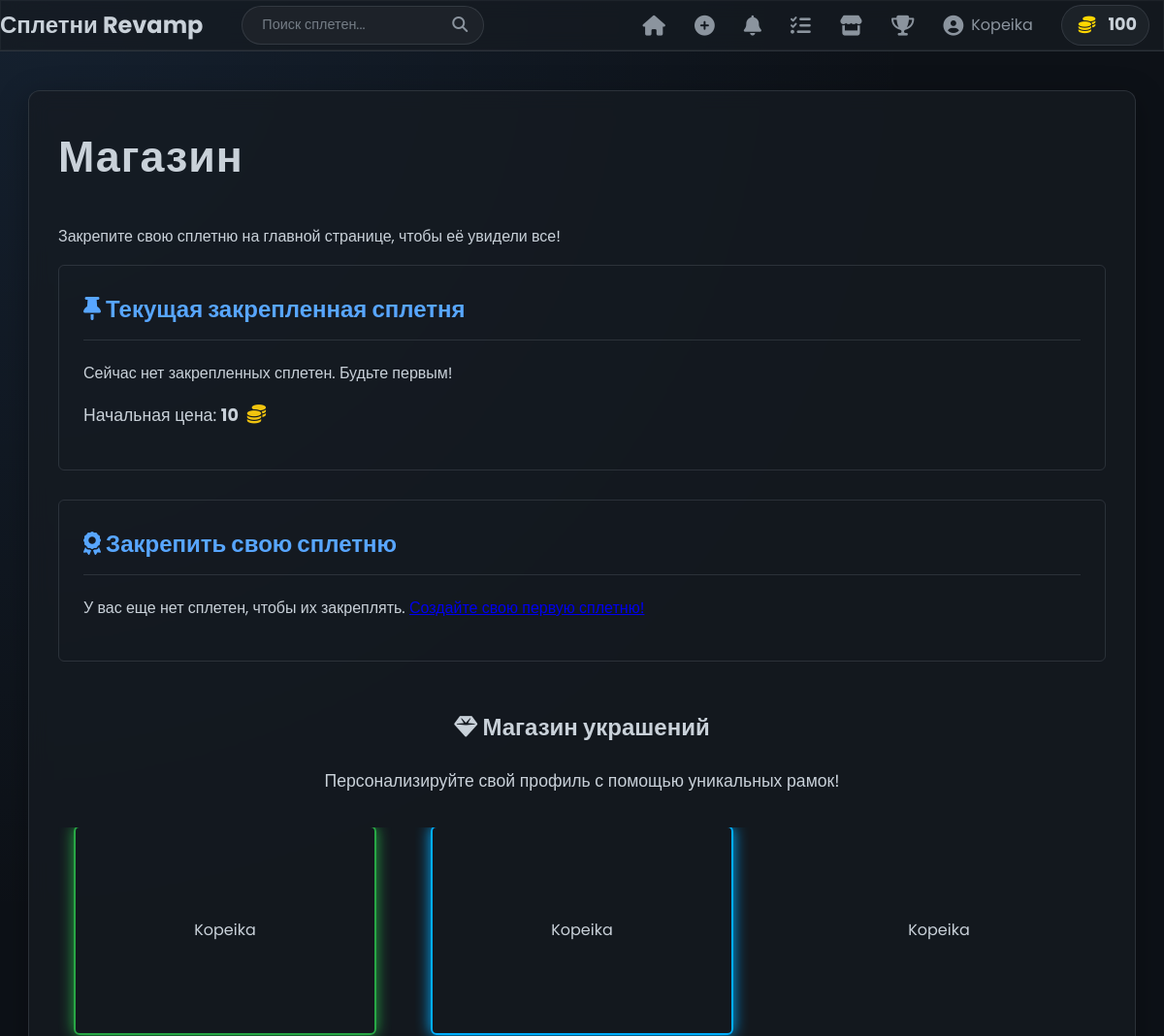
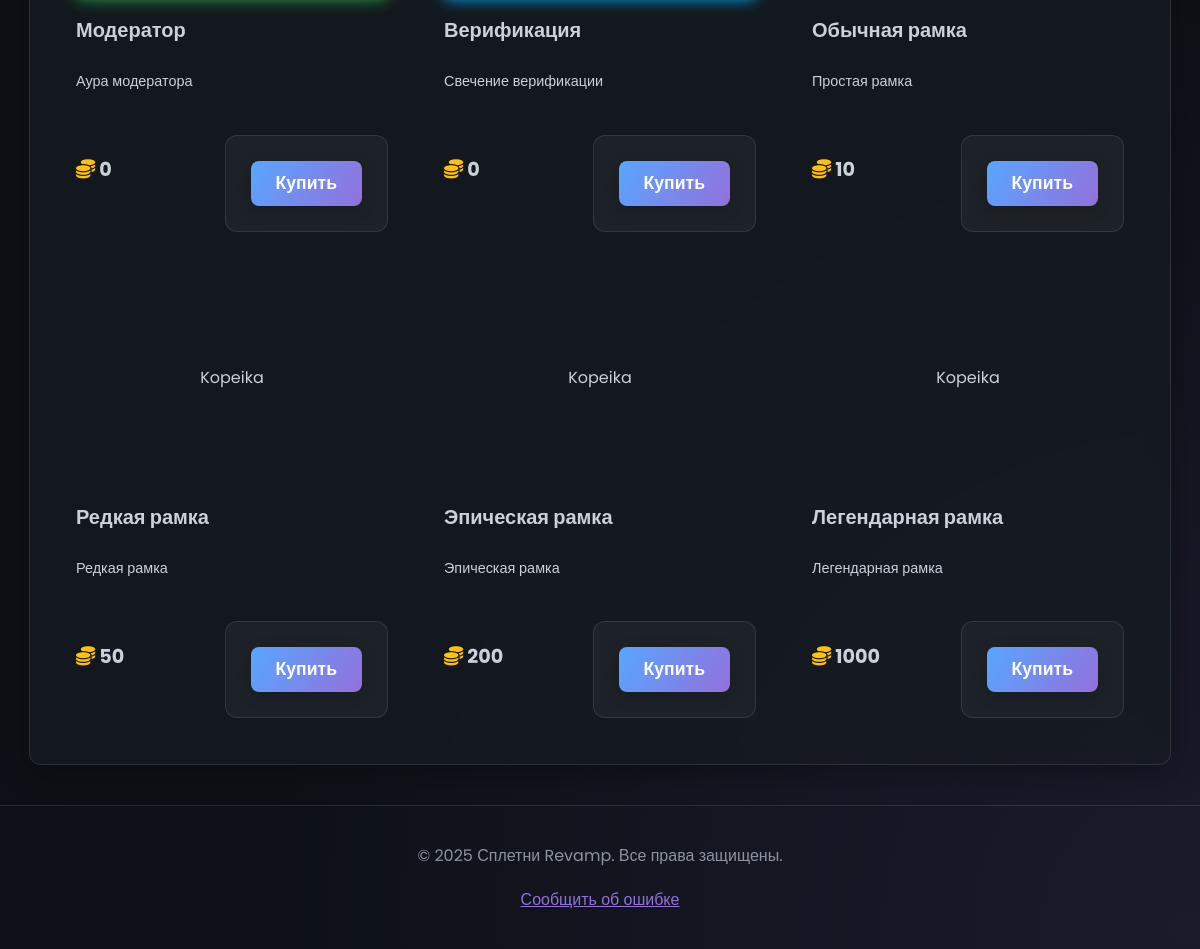
/shop (signed in), run on the app's committed database (2 pictures, top to bottom).
### app.py (models this page shows, shortened)
class User(db.Model, UserMixin):
    id = db.Column(db.Integer, primary_key=True)
    username = db.Column(db.String(20), unique=True, nullable=False)
    password = db.Column(db.String(60), nullable=False)
    date_registered = db.Column(db.DateTime, nullable=False, default=datetime.utcnow)
    is_moderator = db.Column(db.Boolean, default=False)
    is_verified = db.Column(db.Boolean, default=False)
    is_bot = db.Column(db.Boolean, default=False)
    reputation = db.Column(db.Integer, default=0)
    description = db.Column(db.Text, nullable=True)
    gossip_coins = db.Column(db.Integer, default=100)
    pinned_gossip_id = db.Column(db.Integer, db.ForeignKey('gossip.id'), nullable=True)
    active_decoration_id = db.Column(db.Integer, db.ForeignKey('decoration.id'), nullable=True)
    notify_on_like = db.Column(db.Boolean, default=True)
    notify_on_comment = db.Column(db.Boolean, default=True)
    gossips = db.relationship('Gossip', back_populates='author', cascade="all, delete-orphan", foreign_keys='Gossip.user_id')
    comments = db.relationship('Comment', back_populates='author', cascade="all, delete-orphan")
    likes = db.relationship('Like', back_populates='user', cascade="all, delete-orphan")
    comment_likes = db.relationship('CommentLike', back_populates='user', cascade="all, delete-orphan")
    user_quests = db.relationship('UserQuest', back_populates='user', cascade="all, delete-orphan")
    notifications = db.relationship('Notification', back_populates='user', cascade="all, delete-orphan")
    decorations = db.relationship('Decoration', secondary='user_decorations', back_populates='owners')
    votes_cast = db.relationship('ReputationLog', foreign_keys='ReputationLog.voter_id', back_populates='voter', cascade="all, delete-orphan")
    votes_received = db.relationship('ReputationLog', foreign_keys='ReputationLog.target_id', back_populates='target', cascade="all, delete-orphan")
    sent_transactions = db.relationship('CoinTransaction', foreign_keys='CoinTransaction.sender_id', back_populates='sender', cascade="all, delete-orphan")
    received_transactions = db.relationship('CoinTransaction', foreign_keys='CoinTransaction.recipient_id', back_populates='recipient', cascade="all, delete-orphan")
    pinned_gossip = db.relationship('Gossip', foreign_keys=[pinned_gossip_id])
    active_decoration = db.relationship('Decoration', foreign_keys=[active_decoration_id])
    last_seen = db.Column(db.DateTime, default=datetime.utcnow)

class Decoration(db.Model):
    id = db.Column(db.Integer, primary_key=True)
    name = db.Column(db.String(100), nullable=False)
    description = db.Column(db.String(200), nullable=False)
    price = db.Column(db.Integer, nullable=False)
    css_class = db.Column(db.String(50), unique=True, nullable=False) # Класс для применения стилей
    rarity = db.Column(db.String(50), nullable=False, default='common') # 'common', 'rare', 'epic', 'legendary'
    is_purchasable = db.Column(db.Boolean, nullable=False, default=True) # Можно ли купить в магазине
    owners = db.relationship('User', secondary='user_decorations', back_populates='decorations')

### app.py (the view)
@app.route('/shop')
@login_required
def shop():
    pinned_gossip = Gossip.query.filter_by(is_pinned_globally=True).first()
    if pinned_gossip and pinned_gossip.pin_expires_at and pinned_gossip.pin_expires_at < datetime.utcnow():
        pinned_gossip.is_pinned_globally = False
        pinned_gossip = None # Обнуляем, чтобы в шаблон не передать
        db.session.commit()
    user_gossips = Gossip.query.filter_by(user_id=current_user.id).order_by(Gossip.date_posted.desc()).all()
    form = NoCsrfForm()
    all_decorations = Decoration.query.order_by(Decoration.price.asc()).all()
    owned_decorations_ids = {d.id for d in current_user.decorations}
    return render_template('shop.html',
                           pinned_gossip=pinned_gossip,
                           user_gossips=user_gossips,
                           form=form,
                           decorations=all_decorations,
                           owned_decorations_ids=owned_decorations_ids)

### app.py
class NoCsrfForm(FlaskForm):
    pass # Добавил эту строку, чтобы класс не был пустым

### app.py (called while the page is built)
@app.context_processor
def inject_now():
    return {'now': datetime.utcnow()}

@app.before_request
def before_request():
    if current_user.is_authenticated:
        try:
            current_user.last_seen = datetime.utcnow()
        except Exception:
            pass

@app.context_processor
def inject_decorations():
    return {'decorations': Decoration.query.all()}

@login_manager.user_loader
def load_user(user_id):
    return User.query.get(int(user_id))

### templates/shop.html (shortened to what this page needs)
{% extends "base.html" %}
{% block content %}
<main class="container">
    <div class="shop-container">
        <h1 class="page-title">Магазин</h1>
        <p class="page-subtitle">Закрепите свою сплетню на главной странице, чтобы её увидели все!</p>
        <div class="pin-info-card">
            <h2><i class="fas fa-thumbtack"></i> Текущая закрепленная сплетня</h2>
            {% if pinned_gossip %}
                <div class="pinned-gossip">
                    <p class="pinned-title">"{{ pinned_gossip.title }}"</p>
                    <p class="pinned-author">Автор: <a href="{{ url_for('profile', username=pinned_gossip.author.username) }}">{{ pinned_gossip.author.username }}</a></p>
                    <p class="pin-price">Цена перебивки: <strong>{{ pinned_gossip.pin_price * 2 }} <i class="fas fa-coins coin-icon"></i></strong></p>
                    <p class="pin-timer" data-expires="{{ pinned_gossip.pin_expires_at.isoformat() }}Z">
                        Осталось времени: <span class="timer">--:--:--</span>
                    </p>
                </div>
            {% else %}
                <p>Сейчас нет закрепленных сплетен. Будьте первым!</p>
                <p class="pin-price">Начальная цена: <strong>10 <i class="fas fa-coins coin-icon"></i></strong></p>
            {% endif %}
        </div>
        <div class="pin-action-card">
            <h2><i class="fas fa-award"></i> Закрепить свою сплетню</h2>
            {% if user_gossips %}
                <form action="" method="POST" id="pin-form">
                    {{ form.csrf_token }}
                    <div class="form-group">
                        <label for="gossip-select">Выберите сплетню для закрепления:</label>
                        <select name="gossip_id" id="gossip-select" class="form-control">
                            {% for gossip in user_gossips %}
                                <option value="{{ gossip.id }}">{{ gossip.title }}</option>
                            {% endfor %}
                        </select>
                    </div>
                    <button type="submit" class="btn btn-primary btn-lg">
                        {% if pinned_gossip %}
                            Перебить за {{ pinned_gossip.pin_price * 2 }} <i class="fas fa-coins coin-icon"></i>
                        {% else %}
                            Закрепить за 10 <i class="fas fa-coins coin-icon"></i>
                        {% endif %}
                    </button>
                </form>
            {% else %}
                <p>У вас еще нет сплетен, чтобы их закреплять. <a href="{{ url_for('new_gossip') }}">Создайте свою первую сплетню!</a></p>
            {% endif %}
        </div>
    </div>
    <div class="shop-section-header">
        <h2 class="page-title"><i class="fas fa-gem"></i> Магазин украшений</h2>
        <p>Персонализируйте свой профиль с помощью уникальных рамок!</p>
    </div>
    <div class="decorations-grid">
        {% for decoration in decorations %}
        <div class="decoration-card rarity-{{ decoration.rarity }}">
            <div class="decoration-preview">
                <div class="profile-card-preview {{ decoration.css_class }}">
                    <div class="profile-card-preview-header">
                        <span class="profile-card-preview-name">{{ current_user.username }}</span>
                    </div>
                    {% if 'verified' in decoration.css_class or 'moderator' in decoration.css_class %}
                        <div class="particle-container">
                        </div>
                    {% endif %}
                </div>
            </div>
            <div class="decoration-info">
                <h3 class="decoration-name">{{ decoration.name }}</h3>
                <p class="decoration-description">{{ decoration.description }}</p>
                <div class="decoration-footer">
                    <span class="decoration-price"><i class="fas fa-coins"></i> {{ decoration.price }}</span>
                    {% if decoration.id in owned_decorations_ids %}
                        <button class="btn btn-secondary" disabled>Куплено</button>
                    {% else %}
                        <form action="{{ url_for('buy_decoration', decoration_id=decoration.id) }}" method="POST">
                            <button type="submit" class="btn btn-primary">Купить</button>
                        </form>
                    {% endif %}
                </div>
            </div>
        </div>
        {% endfor %}
    </div>
</main>
{% endblock %}

### templates/base.html (shortened to what this page needs)
<!DOCTYPE html>
<html lang="ru">
<head>
    <link rel="stylesheet" href="https://cdnjs.cloudflare.com/ajax/libs/font-awesome/6.5.1/css/all.min.css">
    <link rel="stylesheet" href="{{ url_for('static', filename='style.css') }}">
</head>
<body>
    <header class="main-header">
        <div class="container header-content">
            <div class="header-desktop">
                <div class="header-left">
                    <a href="{{ url_for('home') }}" class="logo">Сплетни Revamp</a>
                    <form action="{{ url_for('search') }}" method="GET" class="search-form">
                        <input type="search" name="q" placeholder="Поиск сплетен..." value="{{ query or '' }}" class="search-input">
                        <button type="submit" class="search-button"><i class="fas fa-search"></i></button>
                    </form>
                </div>
                <div class="header-right">
                    <nav class="main-nav">
                        <ul class="nav-links">
                            {% if current_user.is_authenticated %}
                                <li class="nav-item"><a href="{{ url_for('home') }}" class="nav-link" title="Главная"><i class="fas fa-home"></i></a></li>
                                <li class="nav-item"><a href="{{ url_for('new_gossip') }}" class="nav-link" title="Новая сплетня"><i class="fas fa-plus-circle"></i></a></li>
                                <li class="nav-item">
                                    <a href="{{ url_for('notifications') }}" class="nav-link notifications-link" title="Уведомления">
                                        <i class="fas fa-bell"></i>
                                    </a>
                                </li>
                                <li class="nav-item"><a href="{{ url_for('quests') }}" class="nav-link" title="Квесты"><i class="fas fa-tasks"></i></a></li>
                                <li class="nav-item"><a href="{{ url_for('shop') }}" class="nav-link" title="Магазин"><i class="fas fa-store"></i></a></li>
                                <li class="nav-item"><a href="{{ url_for('leaderboard') }}" class="nav-link" title="Лидеры"><i class="fas fa-trophy"></i></a></li>
                                <li class="nav-item dropdown">
                                    <a class="nav-link dropdown-toggle" href="#" id="navbarDropdown" role="button" data-toggle="dropdown" aria-haspopup="true" aria-expanded="false">
                                        <i class="fas fa-user-circle"></i> {{ current_user.username }}
                                    </a>
                                </li>
                            {% else %}
                                <li class="nav-item"><a href="{{ url_for('login') }}" class="nav-link">Войти</a></li>
                                <li class="nav-item"><a href="{{ url_for('register') }}" class="nav-link">Регистрация</a></li>
                            {% endif %}
                        </ul>
                    </nav>
                    {% if current_user.is_authenticated %}
                        <a href="{{ url_for('coin_center') }}" class="gossip-coins-display">
                            <i class="fas fa-coins coin-icon"></i>
                            <span>{{ current_user.gossip_coins }}</span>
                        </a>
                    {% endif %}
                </div>
            </div>
        </div>
    </header>
    <main class="container main-content">
        {% block content %}{% endblock %}
    </main>
    <footer class="main-footer">
        <div class="container">
            <p>&copy; {{ now.year }} Сплетни Revamp. Все права защищены.</p>
            <p><a href="{{ url_for('report_bug') }}">Сообщить об ошибке</a></p>
        </div>
    </footer>
</body>
</html>

### data on the page
User: username "Kopeika", gossip_coins "100"
Decoration: name "Модератор", description "Аура модератора", price "0"
Decoration: name "Верификация", description "Свечение верификации", price "0"
Decoration: name "Обычная рамка", description "Простая рамка", price "10"
Decoration: name "Редкая рамка", description "Редкая рамка", price "50"
Decoration: name "Эпическая рамка", description "Эпическая рамка", price "200"
Decoration: name "Легендарная рамка", description "Легендарная рамка", price "1000"

### other printed values
{{ now.year }} "2025"
